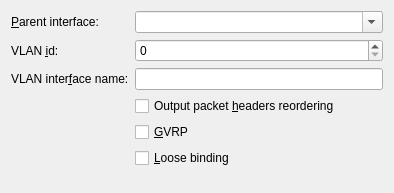
<?xml version="1.0" encoding="UTF-8"?>
<ui version="4.0">
 <author>Lukáš Tinkl &lt;ltinkl@redhat.com&gt;</author>
 <class>VlanWidget</class>
 <widget class="QWidget" name="VlanWidget">
  <property name="geometry">
   <rect>
    <x>0</x>
    <y>0</y>
    <width>394</width>
    <height>193</height>
   </rect>
  </property>
  <layout class="QFormLayout" name="formLayout">
   <property name="fieldGrowthPolicy">
    <enum>QFormLayout::ExpandingFieldsGrow</enum>
   </property>
   <item row="1" column="0">
    <widget class="QLabel" name="label">
     <property name="text">
      <string>&amp;Parent interface:</string>
     </property>
     <property name="buddy">
      <cstring>parent</cstring>
     </property>
    </widget>
   </item>
   <item row="1" column="1">
    <widget class="KComboBox" name="parent">
     <property name="sizePolicy">
      <sizepolicy hsizetype="MinimumExpanding" vsizetype="Fixed">
       <horstretch>0</horstretch>
       <verstretch>0</verstretch>
      </sizepolicy>
     </property>
     <property name="editable">
      <bool>true</bool>
     </property>
    </widget>
   </item>
   <item row="3" column="0">
    <widget class="QLabel" name="label_2">
     <property name="text">
      <string>VLAN &amp;id:</string>
     </property>
     <property name="buddy">
      <cstring>id</cstring>
     </property>
    </widget>
   </item>
   <item row="3" column="1">
    <widget class="QSpinBox" name="id">
     <property name="sizePolicy">
      <sizepolicy hsizetype="MinimumExpanding" vsizetype="Fixed">
       <horstretch>0</horstretch>
       <verstretch>0</verstretch>
      </sizepolicy>
     </property>
     <property name="maximum">
      <number>999999999</number>
     </property>
    </widget>
   </item>
   <item row="5" column="0">
    <widget class="QLabel" name="label_3">
     <property name="text">
      <string>VLAN inter&amp;face name:</string>
     </property>
     <property name="buddy">
      <cstring>ifaceName</cstring>
     </property>
    </widget>
   </item>
   <item row="5" column="1">
    <widget class="KLineEdit" name="ifaceName"/>
   </item>
   <item row="10" column="1">
    <widget class="QCheckBox" name="reorderHeaders">
     <property name="text">
      <string>Output packet &amp;headers reordering</string>
     </property>
    </widget>
   </item>
   <item row="12" column="1">
    <widget class="QCheckBox" name="gvrp">
     <property name="toolTip">
      <string>GARP VLAN Registration Protocol</string>
     </property>
     <property name="text">
      <string>&amp;GVRP</string>
     </property>
    </widget>
   </item>
   <item row="13" column="1">
    <widget class="QCheckBox" name="looseBinding">
     <property name="text">
      <string>&amp;Loose binding</string>
     </property>
    </widget>
   </item>
  </layout>
 </widget>
 <customwidgets>
  <customwidget>
   <class>KLineEdit</class>
   <extends>QLineEdit</extends>
   <header>klineedit.h</header>
  </customwidget>
  <customwidget>
   <class>KComboBox</class>
   <extends>QComboBox</extends>
   <header>kcombobox.h</header>
  </customwidget>
 </customwidgets>
 <tabstops>
  <tabstop>parent</tabstop>
  <tabstop>id</tabstop>
  <tabstop>ifaceName</tabstop>
  <tabstop>reorderHeaders</tabstop>
  <tabstop>gvrp</tabstop>
  <tabstop>looseBinding</tabstop>
 </tabstops>
 <resources/>
 <connections/>
</ui>
